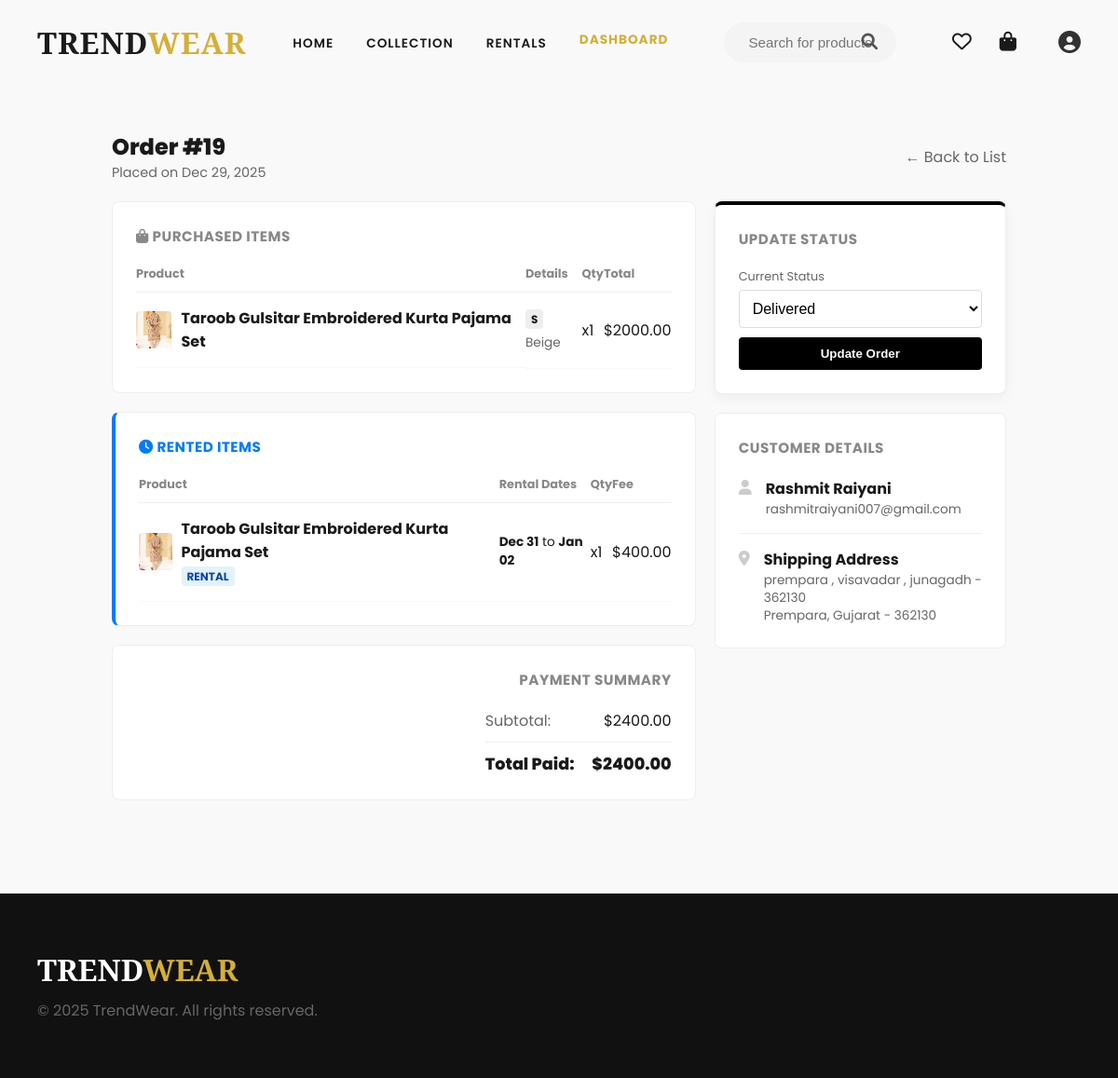
The page /dashboard/order/19/ (signed in) on the database its author committed.
### shop/models.py (models this page shows, shortened)
class Order(models.Model):
    user = models.ForeignKey(settings.AUTH_USER_MODEL, on_delete=models.CASCADE)
    total_price = models.DecimalField(max_digits=10, decimal_places=2)
    created_at = models.DateTimeField(auto_now_add=True)

class SaleOrder(models.Model):
    STATUS_PENDING = 'Pending'
    STATUS_SHIPPED = 'Shipped'
    STATUS_DELIVERED = 'Delivered'
    STATUS_RETURNED = 'Returned'
    STATUS_CANCELLED = 'Cancelled'
    STATUS_CHOICES = (
        (STATUS_PENDING, 'Pending'),
        (STATUS_SHIPPED, 'Shipped'),
        (STATUS_DELIVERED, 'Delivered'),
        (STATUS_RETURNED, 'Returned'),
        (STATUS_CANCELLED, 'Cancelled'),
    )
    parent_order = models.ForeignKey(
        'Order',
        on_delete=models.CASCADE,
        related_name='sale_items',
        null=True,
        blank=True
    )
    user = models.ForeignKey(settings.AUTH_USER_MODEL, on_delete=models.CASCADE)
    variant = models.ForeignKey('ProductVariant', on_delete=models.CASCADE)
    quantity = models.PositiveIntegerField(default=1)
    total_price = models.DecimalField(max_digits=10, decimal_places=2, default=0.00)
    order_date = models.DateTimeField(auto_now_add=True)
    status = models.CharField(max_length=20, choices=STATUS_CHOICES, default=STATUS_PENDING)
    def __init__(self, *args, **kwargs):
        super().__init__(*args, **kwargs)
        self.__original_status = self.status

class ProductVariant(models.Model):
    product = models.ForeignKey(Product, related_name='variants', on_delete=models.CASCADE)
    size = models.CharField(max_length=10)
    color = models.CharField(max_length=20, default='Standard')
    stock_quantity = models.PositiveIntegerField(default=0)
    sale_price = models.DecimalField(max_digits=10, decimal_places=2, null=True, blank=True)
    rent_price_per_day = models.DecimalField(max_digits=10, decimal_places=2, null=True, blank=True)

class Product(models.Model):
    CATEGORY_CHOICES = (
        ('Men', 'Men'),
        ('Women', 'Women'),
        ('Kids', 'Kids'),
    )
    name = models.CharField(max_length=200)
    description = models.TextField(blank=True, null=True)
    thumbnail = models.ImageField(upload_to='product_thumbnails/', blank=True, null=True)
    category = models.CharField(max_length=20, choices=CATEGORY_CHOICES, default='Men')
    sub_category = models.CharField(max_length=50, blank=True, null=True)
    is_rentable = models.BooleanField(default=False, verbose_name="Available for Rent")
    created_at = models.DateTimeField(auto_now_add=True)
    updated_at = models.DateTimeField(auto_now=True)

class RentBooking(models.Model):
    STATUS_PENDING = 'Pending'
    STATUS_APPROVED = 'Approved'
    STATUS_SHIPPED = 'Shipped'
    STATUS_ACTIVE = 'Active'
    STATUS_RETURNED = 'Returned'
    STATUS_OVERDUE = 'Overdue'
    STATUS_CANCELLED = 'Cancelled'
    STATUS_CHOICES = (
        (STATUS_PENDING, 'Pending Approval'),
        (STATUS_APPROVED, 'Approved'),
        (STATUS_SHIPPED, 'Shipped / On Way'),
        (STATUS_ACTIVE, 'Active / With Customer'),
        (STATUS_RETURNED, 'Returned'),
        (STATUS_OVERDUE, 'Overdue'),
        (STATUS_CANCELLED, 'Cancelled'),
    )
    parent_order = models.ForeignKey(
        'Order',
        on_delete=models.CASCADE,
        related_name='rent_items',
        null=True,
        blank=True
    )
    user = models.ForeignKey(settings.AUTH_USER_MODEL, on_delete=models.CASCADE)
    variant = models.ForeignKey('ProductVariant', on_delete=models.CASCADE)
    start_date = models.DateField()
    end_date = models.DateField()
    quantity = models.PositiveIntegerField(default=1)
    total_price = models.DecimalField(max_digits=10, decimal_places=2, default=0.00)
    status = models.CharField(max_length=20, choices=STATUS_CHOICES, default=STATUS_PENDING)
    order_date = models.DateTimeField(auto_now_add=True)
    returned_at = models.DateTimeField(null=True, blank=True)
    late_fee = models.DecimalField(max_digits=10, decimal_places=2, default=0.00)
    def __init__(self, *args, **kwargs):
        super().__init__(*args, **kwargs)
        self.__original_status = self.status

class CustomUser(AbstractUser):
    phone_number = models.CharField(max_length=10, blank=True, null=True)
    role = models.CharField(max_length=20, default='customer')

class DeliveryProfile(models.Model):
    user = models.OneToOneField(settings.AUTH_USER_MODEL, on_delete=models.CASCADE, related_name='delivery_profile')
    phone = models.CharField(max_length=20, blank=True, null=True)
    address = models.CharField(max_length=255, blank=True, null=True)
    city = models.CharField(max_length=100, blank=True, null=True)
    state = models.CharField(max_length=100, blank=True, null=True)
    zip_code = models.CharField(max_length=20, blank=True, null=True)

### shop/views.py (the view, shortened to what this page needs)
# urls.py: path('dashboard/order/<int:order_id>/', views.admin_order_detail, name='admin_order_detail'),
@user_passes_test(lambda u: u.is_superuser, login_url='login')
def admin_order_detail(request, order_id):
    order = get_object_or_404(Order, id=order_id)
    delivery, created = Delivery.objects.get_or_create(order=order)
    available_drivers = DeliveryBoy.objects.filter(is_active=True)
    context = {
        'order': order,
        'delivery': delivery,
        'drivers': available_drivers, # Pass drivers to template
        'purchased_items': order.sale_items.all(),
        'rented_items': order.rent_items.all(),
    }
    return render(request, 'admin_order_detail.html', context)

### templates/admin_order_detail.html (shortened to what this page needs)
{% extends 'base.html' %}
{% block content %}
<div class="container" style="max-width: 1000px; margin: 40px auto; padding: 0 20px;">
    <div style="margin-bottom: 20px; display: flex; justify-content: space-between; align-items: center;">
        <div>
            <h2 style="font-weight: 800; margin: 0;">Order #{{ order.id }}</h2>
            <p style="color: #666; font-size: 0.9rem;">Placed on {{ order.created_at|date:"M d, Y" }}</p>
        </div>
        <a href="{% url 'admin_orders' %}" style="color: #666;">&larr; Back to List</a>
    </div>
    <div class="order-grid">
        <div class="main-column">
            {% if purchased_items %}
            <div class="card">
                <h4 class="card-title"><i class="fas fa-shopping-bag"></i> Purchased Items</h4>
                <table class="items-table">
                    <thead>
                        <tr>
                            <th>Product</th>
                            <th>Details</th>
                            <th>Qty</th>
                            <th>Total</th>
                        </tr>
                    </thead>
                    <tbody>
                        {% for item in purchased_items %}
                        <tr>
                            <td style="display: flex; gap: 10px; align-items: center;">
                                <div class="img-box">
                                    {% if item.variant.product.thumbnail %}
                                        <img src="{{ item.variant.product.thumbnail.url }}">
                                    {% else %}
                                        <div style="width:100%; height:100%; background:#eee;"></div>
                                    {% endif %}
                                </div>
                                <div>
                                    <strong>{{ item.variant.product.name }}</strong>
                                </div>
                            </td>
                            <td>
                                <span class="badge">{{ item.variant.size }}</span>
                                <span style="color: #666; font-size: 0.85rem;">{{ item.variant.color }}</span>
                            </td>
                            <td>x{{ item.quantity }}</td>
                            <td>${{ item.total_price }}</td>
                        </tr>
                        {% endfor %}
                    </tbody>
                </table>
            </div>
            {% endif %}
            {% if rented_items %}
            <div class="card" style="border-left: 4px solid #007bff;">
                <h4 class="card-title" style="color: #007bff;"><i class="fas fa-clock"></i> Rented Items</h4>
                <table class="items-table">
                    <thead>
                        <tr>
                            <th>Product</th>
                            <th>Rental Dates</th>
                            <th>Qty</th>
                            <th>Fee</th>
                        </tr>
                    </thead>
                    <tbody>
                        {% for rent in rented_items %}
                        <tr>
                            <td style="display: flex; gap: 10px; align-items: center;">
                                <div class="img-box">
                                    {% if rent.variant.product.thumbnail %}
                                        <img src="{{ rent.variant.product.thumbnail.url }}">
                                    {% endif %}
                                </div>
                                <div>
                                    <strong>{{ rent.variant.product.name }}</strong>
                                    <br>
                                    <span class="badge" style="background:#e3f2fd; color:#0d47a1;">RENTAL</span>
                                </div>
                            </td>
                            <td>
                                <div style="font-size: 0.85rem;">
                                    <strong>{{ rent.start_date|date:"M d" }}</strong> to <strong>{{ rent.end_date|date:"M d" }}</strong>
                                </div>
                            </td>
                            <td>x{{ rent.quantity }}</td>
                            <td>${{ rent.total_price }}</td>
                        </tr>
                        {% endfor %}
                    </tbody>
                </table>
            </div>
            {% endif %}
            <div class="card" style="text-align: right;">
                <h4 class="card-title">Payment Summary</h4>
                <div style="display: inline-block; text-align: right; min-width: 200px;">
                    <div style="display: flex; justify-content: space-between; margin-bottom: 5px;">
                        <span style="color: #666;">Subtotal:</span>
                        <span>${{ order.total_price }}</span>
                    </div>
                    <div style="display: flex; justify-content: space-between; margin-top: 10px; border-top: 1px solid #eee; padding-top: 10px;">
                        <span style="font-weight: 800; font-size: 1.1rem;">Total Paid:</span>
                        <span style="font-weight: 800; font-size: 1.1rem;">${{ order.total_price }}</span>
                    </div>
                </div>
            </div>
        </div>
        <div class="side-column">
            <div class="card highlight-card">
                <h4 class="card-title">Update Status</h4>
                <form method="POST">
                    <label style="font-size: 0.8rem; color: #666; margin-bottom: 5px; display: block;">Current Status</label>
                    {% if order.delivery_info %}
                        <select name="status" class="status-select">
                            <option value="Delivered" {% if order.delivery_info.status == 'Delivered' %}selected{% endif %}>Delivered</option>
                        </select>
                    {% endif %}
                    <button type="submit" class="btn-update">Update Order</button>
                </form>
            </div>
            <div class="card">
                <h4 class="card-title">Customer Details</h4>
                <div class="info-row">
                    <i class="fas fa-user"></i>
                    <div>
                        <strong>{{ order.user.first_name }} {{ order.user.last_name }}</strong>
                        <div style="font-size: 0.85rem; color: #666;">{{ order.user.email }}</div>
                    </div>
                </div>
                <hr style="border: 0; border-top: 1px solid #eee; margin: 15px 0;">
                <div class="info-row">
                    <i class="fas fa-map-marker-alt"></i>
                    <div>
                        <strong>Shipping Address</strong>
                        {% if order.user.delivery_profile %}
                            <div style="font-size: 0.85rem; color: #666; line-height: 1.4;">
                                {{ order.user.delivery_profile.address }}<br>
                                {{ order.user.delivery_profile.city }}, {{ order.user.delivery_profile.state }} - {{ order.user.delivery_profile.zip_code }}
                            </div>
                        {% else %}
                            <div style="font-size: 0.85rem; color: #999;">No address profile found.</div>
                        {% endif %}
                    </div>
                </div>
            </div>
        </div>
    </div>
</div>
{% endblock %}

### templates/base.html (style rules this page uses)
:root { --primary-color: #0f5132; --accent-color: #d4af37; --text-dark: #1a1a1a; --bg-light: #f9f9f9; --white: #ffffff; --font-heading: 'Playfair Display', serif; --font-body: 'Poppins', sans-serif; }
* { margin: 0; padding: 0; box-sizing: border-box; }
body { background-color: var(--bg-light); color: var(--text-dark); font-family: var(--font-body); overflow-x: hidden; padding-top: 100px; }
a { text-decoration: none; color: inherit; transition: 0.3s; }

### templates/admin_order_detail.html (style rules this page uses)
.order-grid { display: grid; grid-template-columns: 2fr 1fr; gap: 20px; }
.card { background: #fff; padding: 25px; border-radius: 8px; border: 1px solid #eee; margin-bottom: 20px; }
.card-title { margin: 0 0 20px; font-size: 0.95rem; text-transform: uppercase; color: #888; font-weight: 700; letter-spacing: 0.5px; }
.highlight-card { border-top: 4px solid #000; box-shadow: 0 4px 12px rgba(0,0,0,0.05); }
.items-table { width: 100%; border-collapse: collapse; }
.items-table th { text-align: left; color: #888; font-size: 0.8rem; padding-bottom: 10px; border-bottom: 1px solid #eee; }
.items-table td { padding: 15px 0; border-bottom: 1px solid #f9f9f9; vertical-align: middle; }
.img-box { width: 40px; height: 40px; background: #eee; border-radius: 4px; overflow: hidden; display: flex; align-items: center; justify-content: center; }
.img-box img { width: 100%; height: 100%; object-fit: cover; }
.badge { background: #eee; padding: 2px 6px; border-radius: 4px; font-size: 0.75rem; font-weight: bold; }
.status-select { width: 100%; padding: 10px; border: 1px solid #ddd; border-radius: 4px; margin-bottom: 10px; font-size: 1rem; background: #fff; }
.btn-update { width: 100%; background: #000; color: #fff; padding: 10px; border: none; border-radius: 4px; cursor: pointer; font-weight: bold; }
.info-row { display: flex; gap: 15px; align-items: flex-start; }
.info-row i { color: #ccc; margin-top: 3px; }

### rows shown on the page
Order: id "19", created_at "Dec 29, 2025", total_price "2400.00", status "Delivered", user.first_name "Rashmit", user.last_name "Raiyani", user.email "rashmitraiyani007@gmail.com", user.delivery_profile.address "prempara , visavadar , junagadh - 362130", user.delivery_profile.city "Prempara", user.delivery_profile.state "Gujarat", user.delivery_profile.zip_code "362130"
SaleOrder: variant.product.thumbnail (picture), variant.product.name "Taroob Gulsitar Embroidered Kurta Pajama Set", variant.size "S", variant.color "Beige", quantity "1", total_price "2000.00"
RentBooking: variant.product.thumbnail (picture), variant.product.name "Taroob Gulsitar Embroidered Kurta Pajama Set", start_date "Dec 31", end_date "Jan 02", quantity "1", total_price "400.00"
